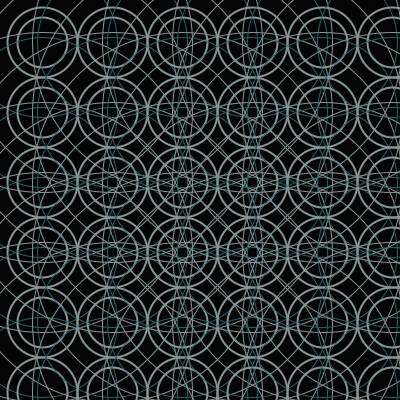
Frame 1 (no input)
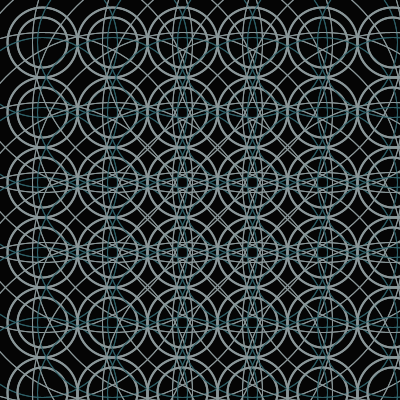
Frame 2 (the mouse pressed at the canvas centre, redrawn once)

The Processing sketch that drew these frames (run headless with seeded random() and noise(); the mouse was pressed at the canvas centre and the sketch redrawn once):

// Processing sketch: processing_82049
// ── processing_82049.pde

void setup()
{
  background(5);
size(400,400);


}




void draw ()

  

  //Nouvelle ligne
  {
         for (int posX = 42; posX < width; posX = posX+70)
         {
            fill(#C7E3D2);
          for (int posY = 42; posY < height; posY = posY+70)
         {
         
   
         strokeWeight(2);
       noFill();
         
         noStroke();
         strokeWeight(1);
          ellipse(posX, posY, 100, 100);
          stroke(#2D5F67);
           ellipse(posX, posY, 150, 150);
           stroke(#899698);
           ellipse(posX, posY, 300, 300);
            strokeWeight (2);
          ellipse(posX, posY, 50, 50);
          ellipse(posX, posY, 70, 70);
  
    }
         }

noLoop ();
}
